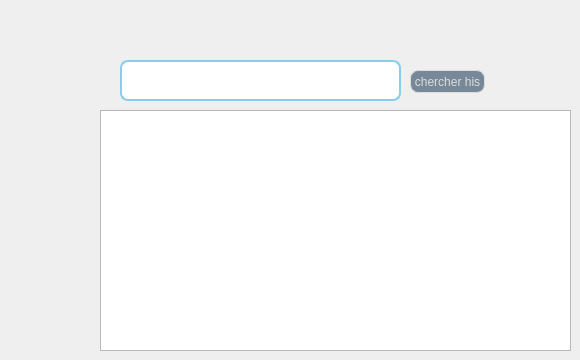
      <widget class="QWidget" name="tab">
       <attribute name="title">
        <string>historiques</string>
       </attribute>
       <widget class="QPushButton" name="buttonHis">
        <property name="geometry">
         <rect>
          <x>410</x>
          <y>70</y>
          <width>75</width>
          <height>23</height>
         </rect>
        </property>
        <property name="styleSheet">
         <string notr="true">QPushButton {
	font: 87 8pt &quot;Segoe UI Black&quot;;
color: #dcdcdc;
background:#778899;
border: none;
border: 1px solid #DCDCDC;
border-radius: 8px;

}
QPushButton:hover {
color:#fff;
font: 87 8pt &quot;Segoe UI Black&quot;;
background:#ADD8E6;
border: none;
}</string>
        </property>
        <property name="text">
         <string>chercher his</string>
        </property>
       </widget>
       <widget class="QLineEdit" name="searchHis">
        <property name="geometry">
         <rect>
          <x>120</x>
          <y>60</y>
          <width>281</width>
          <height>41</height>
         </rect>
        </property>
        <property name="styleSheet">
         <string notr="true">border: 2px solid #87CEEB;
border-radius: 8px;</string>
        </property>
       </widget>
       <widget class="QTextBrowser" name="textHisto">
        <property name="geometry">
         <rect>
          <x>100</x>
          <y>110</y>
          <width>471</width>
          <height>241</height>
         </rect>
        </property>
        <property name="font">
         <font>
          <family>Modern No. 20</family>
          <pointsize>8</pointsize>
          <weight>50</weight>
          <italic>false</italic>
          <bold>false</bold>
         </font>
        </property>
       </widget>
      </widget>
